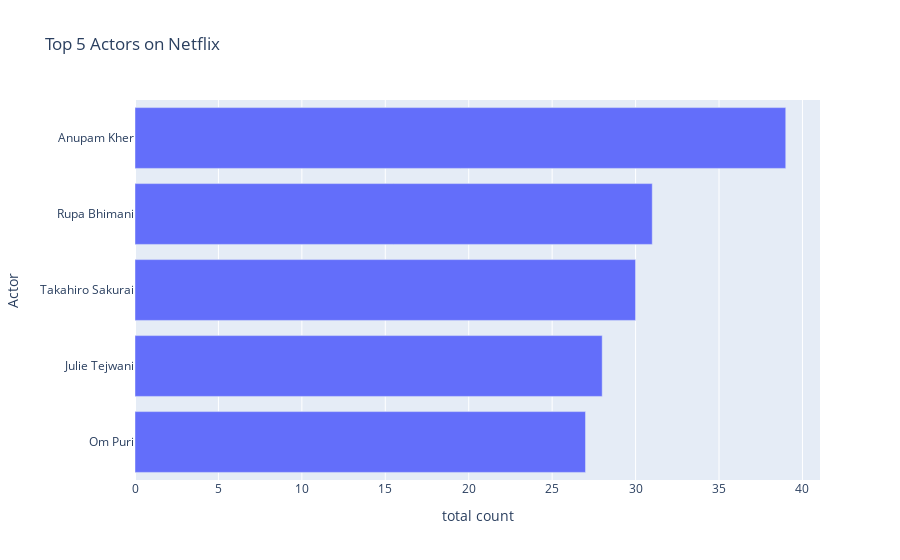

Notebook code cell kept with this figure:
### Code cell
df['cast']=df['cast'].fillna('No case specified')
cast_df = pd.DataFrame()
cast_df = df['cast'].str.split(',',expand=True).stack()
cast_df = cast_df.to_frame()
cast_df.columns = ['Actor']
actors = cast_df.groupby(['Actor']).size().reset_index(name='total count')
actors = actors[actors.Actor != 'No case specified']
actors = actors.sort_values(by=['total count'], ascending=False)
top5actors = actors.head()
top5actors = top5actors.sort_values(by=['total count'])
barchart2 = px.bar(top5actors, x='total count', y= 'Actor', title='Top 5 Actors on Netflix')
barchart2.show()

### Figure 1 — Plotly figure (JSON) as saved in the notebook; plotly's stock layout.template omitted (floating-point values rounded to 4 significant figures)
{"data": [{"alignmentgroup": "True", "hovertemplate": "total count=%{x}<br>Actor=%{y}<extra></extra>", "legendgroup": "", "marker": {"color": "#636efa", "pattern": {"shape": ""}}, "name": "", "offsetgroup": "", "orientation": "h", "showlegend": false, "textposition": "auto", "type": "bar", "x": [27, 28, 30, 31, 39], "xaxis": "x", "y": [" Om Puri", " Julie Tejwani", " Takahiro Sakurai", " Rupa Bhimani", " Anupam Kher"], "yaxis": "y"}], "layout": {"autosize": true, "barmode": "relative", "legend": {"tracegroupgap": 0}, "title": {"text": "Top 5 Actors on Netflix"}, "xaxis": {"anchor": "y", "autorange": true, "domain": [0, 1], "range": [0, 41.05], "title": {"text": "total count"}, "type": "linear"}, "yaxis": {"anchor": "x", "autorange": true, "domain": [0, 1], "range": [-0.5, 4.5], "title": {"text": "Actor"}, "type": "category"}}}
